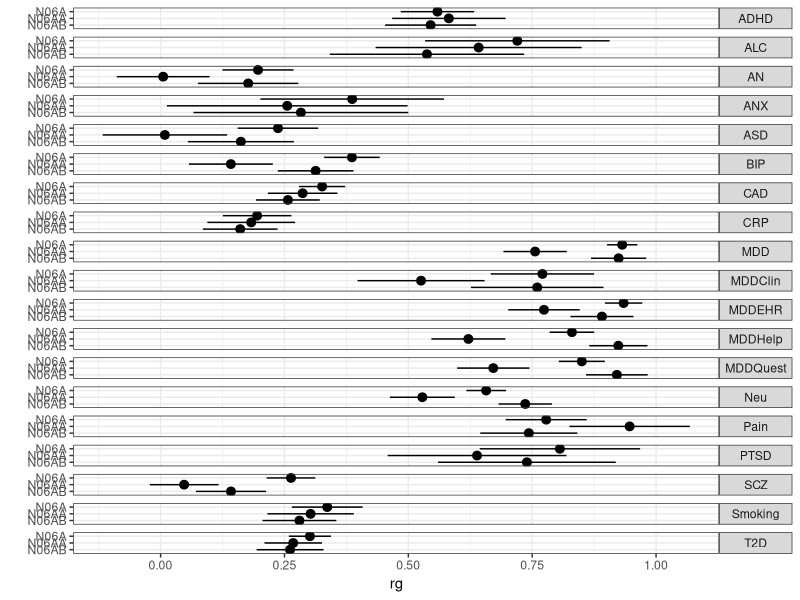

This chart was generated by the following R code:
## ---- chunk 1
library(dplyr)
library(readr)
library(ggplot2)
## ---- chunk 2
ldsc_external <- read_csv(here::here("manuscript/tables/rg_ldsc_meta_external.csv"))
## ---- chunk 3
ggplot(ldsc_external, aes(x = factor(p1_pheno, levels = rev(unique(p1_pheno))), y = rg, ymin = rg + qnorm(0.025)*se, ymax = rg + qnorm(0.975)*se)) +
geom_pointrange() +
facet_grid(p2_pheno ~ .) +
scale_x_discrete('') +
coord_flip() +
theme_bw() +
theme(strip.text.y = element_text(angle = 0))
## ---- chunk 4
n06a <- ldsc_external |>
  filter(p1_pheno == "N06A") |>
  mutate(r_g = round(rg, 3), r_g_se = round(se, 3))
n06aa <- ldsc_external |>
  filter(p1_pheno == "N06AA") |>
  mutate(r_g = round(rg, 3), r_g_se = round(se, 3))
n06ab <- ldsc_external |>
  filter(p1_pheno == "N06AB") |>
  mutate(r_g = round(rg, 3), r_g_se = round(se, 3))
